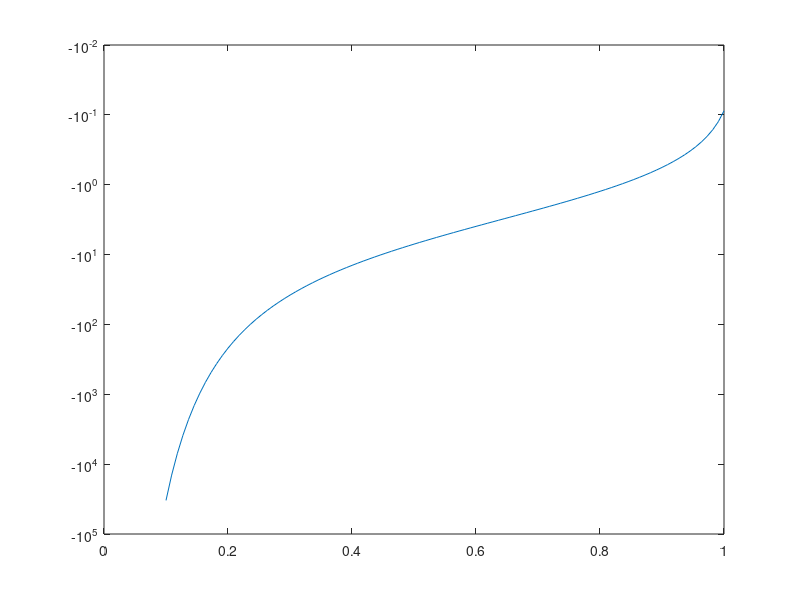

Here is the MATLAB script that generated this plot:
%Calculate second virial coefficient

function result = secondB(Ts, coeffs)
if (nargin<2)
  close all;
  coeffs=[1,2.5,4,1,100];
  Ts=linspace(0.1, 1);
end
betas = 1./Ts;

sigma = coeffs(1);
lambda = coeffs(2);
kappa = coeffs(3);
epsilon = coeffs(4);
xi = coeffs(5);

nbeta = size(betas, 2);
B2s = zeros(size(betas));
for rp=1:nbeta
    beta = betas(rp);
    if(xi==0)
      B2s(rp) = -sigma*(exp(beta*epsilon)*(lambda-1)-lambda);
    else
      B2s(rp) = -sigma*((exp(beta*epsilon)*(lambda-1)-lambda)+ ...
        (1-exp(-beta*xi*epsilon*(kappa-lambda)))/(beta*xi*epsilon)+lambda-kappa);
    end
end
if(nargin<2)
  plot(Ts, B2s);
  set(gca,'yscale','log');
end
if(nargout==1)
    result = B2s;
end
end